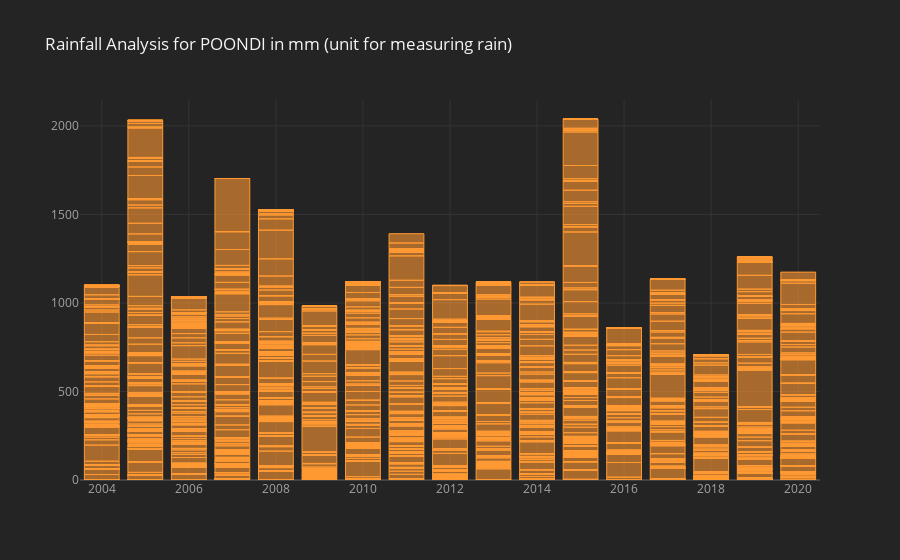

Source (notebook cell):
### Code cell
df.iplot(kind="bar", x="year", y="POONDI", title="Rainfall Analysis for POONDI in mm (unit for measuring rain)")

### Figure 1 — Plotly figure (JSON) as saved in the notebook; plotly's stock layout.template omitted (floating-point values rounded to 4 significant figures; data arrays with more than 128 entries replaced by an {"elided": "..."} marker saying what was removed)
{"data": [{"marker": {"color": "rgba(255, 153, 51, 0.6)", "line": {"color": "rgba(255, 153, 51, 1.0)", "width": 1}}, "name": "POONDI", "orientation": "v", "text": "", "x": {"elided": "6182 int values"}, "y": {"elided": "6182 float values"}, "type": "bar"}], "layout": {"legend": {"bgcolor": "#242424", "font": {"color": "#F4F4F4"}}, "paper_bgcolor": "#242424", "plot_bgcolor": "#242424", "title": {"font": {"color": "#F4F4F4"}, "text": "Rainfall Analysis for POONDI in mm (unit for measuring rain)"}, "xaxis": {"gridcolor": "#343434", "showgrid": true, "tickfont": {"color": "#A4A4A4"}, "title": {"font": {"color": "#A4A4A4"}, "text": ""}, "zerolinecolor": "#444444"}, "yaxis": {"gridcolor": "#343434", "showgrid": true, "tickfont": {"color": "#A4A4A4"}, "title": {"font": {"color": "#A4A4A4"}, "text": ""}, "zerolinecolor": "#444444"}}}
